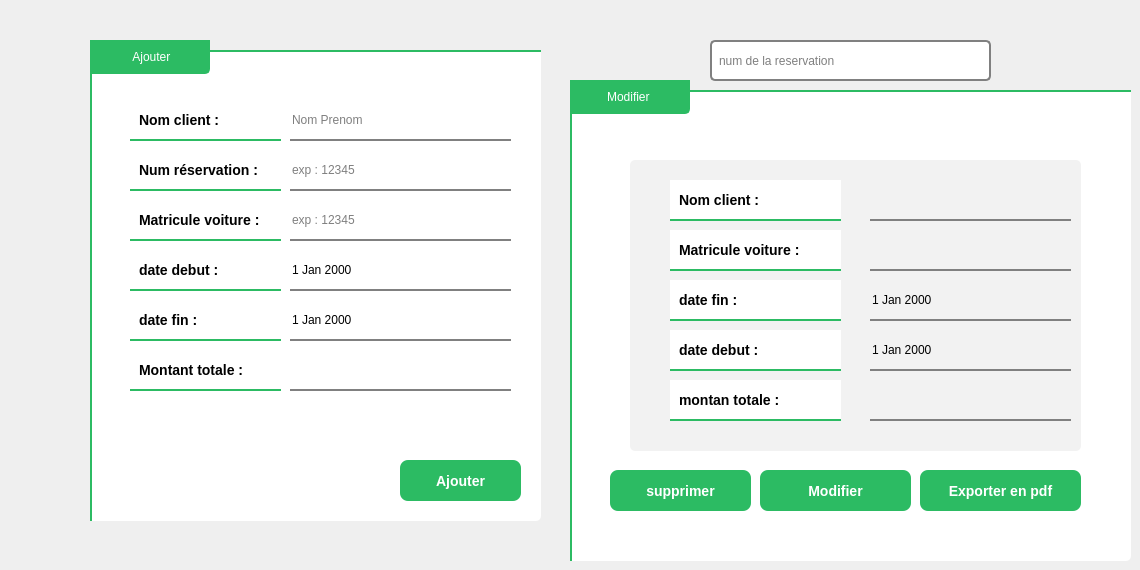
    <widget class="QWidget" name="ajouter_2">
     <attribute name="title">
      <string>Ajouter une réservation</string>
     </attribute>
     <widget class="QGroupBox" name="groupBox">
      <property name="geometry">
       <rect>
        <x>90</x>
        <y>40</y>
        <width>451</width>
        <height>481</height>
       </rect>
      </property>
      <property name="styleSheet">
       <string notr="true">QGroupBox {
  border: none;
  margin-top: 10px;
  border-left: 2px solid #2CBB63; /* Green left border */
  border-top: 2px solid #2CBB63; /* Green top border */
  border-bottom-right-radius: 5px; /* Rounded bottom-right corner */
background-color:white;
}

QGroupBox::title {
  subcontrol-origin: margin;
  subcontrol-position: top left;
  padding: 8px;
  color: white;
  font-size: 20px; /* Increased font size */
  font-weight: bold;
  min-width: 120px;
  qproperty-drawBase: 0;
  background-color: #2CBB63;
  border-bottom: 2px solid #2CBB63; /* Green bottom border */
  border-top: 2px solid #2CBB63; /* Green top border */
  border-left: 2px solid #2CBB63; /* Green left border */
  border-right: 2px solid #2CBB63; /* Green right border */
  border-bottom-right-radius: 5px; /* Rounded bottom-right corner */
}</string>
      </property>
      <property name="title">
       <string> Ajouter</string>
      </property>
      <widget class="QPushButton" name="ajouter">
       <property name="geometry">
        <rect>
         <x>310</x>
         <y>420</y>
         <width>121</width>
         <height>41</height>
        </rect>
       </property>
       <property name="styleSheet">
        <string notr="true">QPushButton {
  border: none;
  border-radius: 8px;
  padding: 10px 20px;
  background-color: #2CBB63; /* Green color */
  color: white;
  font-size: 14px;
  font-weight: bold;
  text-transform: uppercase;
  transition: background-color 0.3s ease;
}

QPushButton:hover {
  background-color: #7AE59A; /* Lighter green color on hover */
}

QPushButton:pressed {
  background-color: #A2EFB6; /* Lighter green color when pressed */
  border: 5px solid #2CBB63; /* Green contour */
}

QPushButton:focus {
  outline: none;
  box-shadow: 0 0 0 3px rgba(0, 102, 204, 0.4);
}</string>
       </property>
       <property name="text">
        <string>Ajouter</string>
       </property>
      </widget>
      <widget class="QLabel" name="matricule">
       <property name="geometry">
        <rect>
         <x>40</x>
         <y>160</y>
         <width>151</width>
         <height>41</height>
        </rect>
       </property>
       <property name="styleSheet">
        <string notr="true">QLabel {
  padding: 5px;
  border-bottom: 2px solid #2CBB63; /* Grey underline */
  background-color: white; /* White background */
  color: black; /* Black text color */
  font-weight: bold; /* Bolder text */
  font-size:14px;
}

QLabel:hover {
  border-bottom-color: #2CBB63; /* Green underline color on hover */
  color: black; /* Dark green text color on hover */
}</string>
       </property>
       <property name="text">
        <string>Matricule voiture :</string>
       </property>
      </widget>
      <widget class="QLabel" name="date_fin">
       <property name="geometry">
        <rect>
         <x>40</x>
         <y>260</y>
         <width>151</width>
         <height>41</height>
        </rect>
       </property>
       <property name="styleSheet">
        <string notr="true">QLabel {
  padding: 5px;
  border-bottom: 2px solid #2CBB63; /* Grey underline */
  background-color: white; /* White background */
  color: black; /* Black text color */
  font-weight: bold; /* Bolder text */
  font-size:14px;
}

QLabel:hover {
  border-bottom-color: #2CBB63; /* Green underline color on hover */
  color: black; /* Dark green text color on hover */
}</string>
       </property>
       <property name="text">
        <string>date fin : </string>
       </property>
      </widget>
      <widget class="QLabel" name="id_client">
       <property name="geometry">
        <rect>
         <x>40</x>
         <y>60</y>
         <width>151</width>
         <height>41</height>
        </rect>
       </property>
       <property name="styleSheet">
        <string notr="true">QLabel {
  padding: 5px;
  border-bottom: 2px solid #2CBB63; /* Grey underline */
  background-color: white; /* White background */
  color: black; /* Black text color */
  font-weight: bold; /* Bolder text */
  font-size:14px;
}

QLabel:hover {
  border-bottom-color: #2CBB63; /* Green underline color on hover */
  color: black; /* Dark green text color on hover */
}</string>
       </property>
       <property name="text">
        <string>Nom client :</string>
       </property>
      </widget>
      <widget class="QLabel" name="montant">
       <property name="geometry">
        <rect>
         <x>40</x>
         <y>310</y>
         <width>151</width>
         <height>41</height>
        </rect>
       </property>
       <property name="styleSheet">
        <string notr="true">QLabel {
  padding: 5px;
  border-bottom: 2px solid #2CBB63; /* Grey underline */
  background-color: white; /* White background */
  color: black; /* Black text color */
  font-weight: bold; /* Bolder text */
  font-size:14px;
}

QLabel:hover {
  border-bottom-color: #2CBB63; /* Green underline color on hover */
  color: black; /* Dark green text color on hover */
}</string>
       </property>
       <property name="text">
        <string>Montant totale : </string>
       </property>
      </widget>
      <widget class="QLineEdit" name="nomcl">
       <property name="geometry">
        <rect>
         <x>200</x>
         <y>60</y>
         <width>221</width>
         <height>41</height>
        </rect>
       </property>
       <property name="styleSheet">
        <string notr="true">QLabel {
  padding: 5px;
  border-bottom: 2px solid #2CBB63; /* Grey underline */
  background-color: white; /* White background */
  color: black; /* Black text color */
  font-weight: bold; /* Bolder text */
  font-size:14px;
}

QLabel:hover {
  border-bottom-color: #2CBB63; /* Green underline color on hover */
  color: black; /* Dark green text color on hover */
}QLineEdit {
  padding: 0;
  border: none; /* No border */
  background-color: transparent; /* Transparent background */
  color: black; /* Black text color */
  border-bottom: 2px solid #808080; /* Grey underline */
}

QLineEdit:hover {
  border-bottom: 3px solid #2CBB63; /* Green underline on hover */
  font-weight: bold; /* Bolder text */
  padding-bottom: 2px; /* Increase bottom padding */
}</string>
       </property>
       <property name="placeholderText">
        <string>Nom Prenom </string>
       </property>
      </widget>
      <widget class="QLabel" name="date_debut">
       <property name="geometry">
        <rect>
         <x>40</x>
         <y>210</y>
         <width>151</width>
         <height>41</height>
        </rect>
       </property>
       <property name="styleSheet">
        <string notr="true">QLabel {
  padding: 5px;
  border-bottom: 2px solid #2CBB63; /* Grey underline */
  background-color: white; /* White background */
  color: black; /* Black text color */
  font-weight: bold; /* Bolder text */
  font-size:14px;
}

QLabel:hover {
  border-bottom-color: #2CBB63; /* Green underline color on hover */
  color: black; /* Dark green text color on hover */
}</string>
       </property>
       <property name="text">
        <string>date debut : </string>
       </property>
      </widget>
      <widget class="QLineEdit" name="montant_2">
       <property name="geometry">
        <rect>
         <x>200</x>
         <y>310</y>
         <width>221</width>
         <height>41</height>
        </rect>
       </property>
       <property name="styleSheet">
        <string notr="true">QLineEdit {
  padding: 0;
  border: none; /* No border */
  background-color: transparent; /* Transparent background */
  color: black; /* Black text color */
  border-bottom: 2px solid #808080; /* Grey underline */
}

QLineEdit:hover {
  border-bottom: 3px solid #2CBB63; /* Green underline on hover */
  font-weight: bold; /* Bolder text */
  padding-bottom: 2px; /* Increase bottom padding */
}</string>
       </property>
      </widget>
      <widget class="QLabel" name="numero">
       <property name="geometry">
        <rect>
         <x>40</x>
         <y>110</y>
         <width>151</width>
         <height>41</height>
        </rect>
       </property>
       <property name="styleSheet">
        <string notr="true">QLabel {
  padding: 5px;
  border-bottom: 2px solid #2CBB63; /* Grey underline */
  background-color: white; /* White background */
  color: black; /* Black text color */
  font-weight: bold; /* Bolder text */
  font-size:14px;
}

QLabel:hover {
  border-bottom-color: #2CBB63; /* Green underline color on hover */
  color: black; /* Dark green text color on hover */
}</string>
       </property>
       <property name="text">
        <string>Num réservation :</string>
       </property>
      </widget>
      <widget class="QLineEdit" name="numres">
       <property name="geometry">
        <rect>
         <x>200</x>
         <y>110</y>
         <width>221</width>
         <height>41</height>
        </rect>
       </property>
       <property name="styleSheet">
        <string notr="true">QLineEdit {
  padding: 0;
  border: none; /* No border */
  background-color: transparent; /* Transparent background */
  color: black; /* Black text color */
  border-bottom: 2px solid #808080; /* Grey underline */
}

QLineEdit:hover {
  border-bottom: 3px solid #2CBB63; /* Green underline on hover */
  font-weight: bold; /* Bolder text */
  padding-bottom: 2px; /* Increase bottom padding */
}</string>
       </property>
       <property name="placeholderText">
        <string>exp : 12345</string>
       </property>
      </widget>
      <widget class="QLineEdit" name="numvoiture">
       <property name="geometry">
        <rect>
         <x>200</x>
         <y>160</y>
         <width>221</width>
         <height>41</height>
        </rect>
       </property>
       <property name="styleSheet">
        <string notr="true">QLineEdit {
  padding: 0;
  border: none; /* No border */
  background-color: transparent; /* Transparent background */
  color: black; /* Black text color */
  border-bottom: 2px solid #808080; /* Grey underline */
}

QLineEdit:hover {
  border-bottom: 3px solid #2CBB63; /* Green underline on hover */
  font-weight: bold; /* Bolder text */
  padding-bottom: 2px; /* Increase bottom padding */
}</string>
       </property>
       <property name="placeholderText">
        <string>exp : 12345</string>
       </property>
      </widget>
      <widget class="QDateEdit" name="dateEdit_2">
       <property name="geometry">
        <rect>
         <x>200</x>
         <y>210</y>
         <width>221</width>
         <height>41</height>
        </rect>
       </property>
       <property name="styleSheet">
        <string notr="true">QDateEdit {
  padding: 0;
  border: none; /* No border */
  background-color: transparent; /* Transparent background */
  color: black; /* Black text color */
  border-bottom: 2px solid #808080; /* Grey underline */
}

QDateEdit:hover {
  border-bottom: 4px solid #2CBB63; /* Green underline on hover */
  font-weight: bold; /* Bolder text */
  padding-bottom: 2px; /* Increase bottom padding */
}</string>
       </property>
      </widget>
      <widget class="QDateEdit" name="dateEdit_6">
       <property name="geometry">
        <rect>
         <x>200</x>
         <y>260</y>
         <width>221</width>
         <height>41</height>
        </rect>
       </property>
       <property name="styleSheet">
        <string notr="true">QDateEdit {
  padding: 0;
  border: none; /* No border */
  background-color: transparent; /* Transparent background */
  color: black; /* Black text color */
  border-bottom: 2px solid #808080; /* Grey underline */
}

QDateEdit:hover {
  border-bottom: 4px solid #2CBB63; /* Green underline on hover */
  font-weight: bold; /* Bolder text */
  padding-bottom: 2px; /* Increase bottom padding */
}</string>
       </property>
      </widget>
     </widget>
     <widget class="QGroupBox" name="groupBox_4">
      <property name="geometry">
       <rect>
        <x>570</x>
        <y>80</y>
        <width>561</width>
        <height>481</height>
       </rect>
      </property>
      <property name="styleSheet">
       <string notr="true">QGroupBox {
  border: none;
  margin-top: 10px;
  border-left: 2px solid #2CBB63; /* Green left border */
  border-top: 2px solid #2CBB63; /* Green top border */
  border-bottom-right-radius: 5px; /* Rounded bottom-right corner */
background-color:white;
}

QGroupBox::title {
  subcontrol-origin: margin;
  subcontrol-position: top left;
  padding: 8px;
  color: white;
  font-size: 20px; /* Increased font size */
  font-weight: bold;
  min-width: 120px;
  qproperty-drawBase: 0;
  background-color: #2CBB63;
  border-bottom: 2px solid #2CBB63; /* Green bottom border */
  border-top: 2px solid #2CBB63; /* Green top border */
  border-left: 2px solid #2CBB63; /* Green left border */
  border-right: 2px solid #2CBB63; /* Green right border */
  border-bottom-right-radius: 5px; /* Rounded bottom-right corner */
}</string>
      </property>
      <property name="title">
       <string>Modifier </string>
      </property>
      <widget class="QGroupBox" name="modifier_2">
       <property name="geometry">
        <rect>
         <x>60</x>
         <y>70</y>
         <width>451</width>
         <height>301</height>
        </rect>
       </property>
       <property name="styleSheet">
        <string notr="true">QGroupBox {
    border: none;
    border-radius: 5px;
    padding: 5px;
    background-color: #f2f2f2;
    color: #333333;
    font-size: 14px;
}

QGroupBox:hover, QGroupBox:focus {
    background-color: blue;
}

QGroupBox::title {
    subcontrol-origin: margin;
    subcontrol-position: top left; /* Position the title to the top-left */
    padding: 5px;
    background-color: white;
    border: none;
    border-top-left-radius: 10px; /* Rounded edge only on the top-left corner */
    border-top-right-radius: 10px; /* Rounded edge only on the top-right corner */
}

QGroupBox::title:hover, QGroupBox::title:focus {
    background-color: blue;
}</string>
       </property>
       <property name="title">
        <string/>
       </property>
       <widget class="QDateEdit" name="dateEdit_7">
        <property name="geometry">
         <rect>
          <x>240</x>
          <y>180</y>
          <width>201</width>
          <height>41</height>
         </rect>
        </property>
        <property name="styleSheet">
         <string notr="true">QDateEdit {
  padding: 0;
  border: none; /* No border */
  background-color: transparent; /* Transparent background */
  color: black; /* Black text color */
  border-bottom: 2px solid #808080; /* Grey underline */
}

QDateEdit:hover {
  border-bottom: 4px solid #2CBB63; /* Green underline on hover */
  font-weight: bold; /* Bolder text */
  padding-bottom: 2px; /* Increase bottom padding */
}</string>
        </property>
       </widget>
       <widget class="QLineEdit" name="numvoiture_3">
        <property name="geometry">
         <rect>
          <x>240</x>
          <y>80</y>
          <width>201</width>
          <height>41</height>
         </rect>
        </property>
        <property name="styleSheet">
         <string notr="true">QLineEdit {
  padding: 0;
  border: none; /* No border */
  background-color: transparent; /* Transparent background */
  color: black; /* Black text color */
  border-bottom: 2px solid #808080; /* Grey underline */
}

QLineEdit:hover {
  border-bottom: 3px solid #2CBB63; /* Green underline on hover */
  font-weight: bold; /* Bolder text */
  padding-bottom: 2px; /* Increase bottom padding */
}</string>
        </property>
       </widget>
       <widget class="QDateEdit" name="dateEdit_8">
        <property name="geometry">
         <rect>
          <x>240</x>
          <y>130</y>
          <width>201</width>
          <height>41</height>
         </rect>
        </property>
        <property name="styleSheet">
         <string notr="true">QDateEdit {
  padding: 0;
  border: none; /* No border */
  background-color: transparent; /* Transparent background */
  color: black; /* Black text color */
  border-bottom: 2px solid #808080; /* Grey underline */
}

QDateEdit:hover {
  border-bottom: 4px solid #2CBB63; /* Green underline on hover */
  font-weight: bold; /* Bolder text */
  padding-bottom: 2px; /* Increase bottom padding */
}</string>
        </property>
       </widget>
       <widget class="QLineEdit" name="montant_5">
        <property name="geometry">
         <rect>
          <x>240</x>
          <y>230</y>
          <width>201</width>
          <height>41</height>
         </rect>
        </property>
        <property name="styleSheet">
         <string notr="true">QLineEdit {
  padding: 0;
  border: none; /* No border */
  background-color: transparent; /* Transparent background */
  color: black; /* Black text color */
  border-bottom: 2px solid #808080; /* Grey underline */
}

QLineEdit:hover {
  border-bottom: 3px solid #2CBB63; /* Green underline on hover */
  font-weight: bold; /* Bolder text */
  padding-bottom: 2px; /* Increase bottom padding */
}</string>
        </property>
       </widget>
       <widget class="QLineEdit" name="nomcl_3">
        <property name="geometry">
         <rect>
          <x>240</x>
          <y>30</y>
          <width>201</width>
          <height>41</height>
         </rect>
        </property>
        <property name="styleSheet">
         <string notr="true">QLineEdit {
  padding: 0;
  border: none; /* No border */
  background-color: transparent; /* Transparent background */
  color: black; /* Black text color */
  border-bottom: 2px solid #808080; /* Grey underline */
}

QLineEdit:hover {
  border-bottom: 3px solid #2CBB63; /* Green underline on hover */
  font-weight: bold; /* Bolder text */
  padding-bottom: 2px; /* Increase bottom padding */
}</string>
        </property>
       </widget>
       <widget class="QLabel" name="id_client_4">
        <property name="geometry">
         <rect>
          <x>40</x>
          <y>30</y>
          <width>171</width>
          <height>41</height>
         </rect>
        </property>
        <property name="styleSheet">
         <string notr="true">QLabel {
  padding: 5px;
  border-bottom: 2px solid #2CBB63; /* Grey underline */
  background-color: white; /* White background */
  color: black; /* Black text color */
  font-weight: bold; /* Bolder text */
  font-size:14px;
}

QLabel:hover {
  border-bottom-color: #2CBB63; /* Green underline color on hover */
  color: black; /* Dark green text color on hover */
}</string>
        </property>
        <property name="text">
         <string>Nom client :</string>
        </property>
       </widget>
       <widget class="QLabel" name="matricule_3">
        <property name="geometry">
         <rect>
          <x>40</x>
          <y>80</y>
          <width>171</width>
          <height>41</height>
         </rect>
        </property>
        <property name="styleSheet">
         <string notr="true">QLabel {
  padding: 5px;
  border-bottom: 2px solid #2CBB63; /* Grey underline */
  background-color: white; /* White background */
  color: black; /* Black text color */
  font-weight: bold; /* Bolder text */
  font-size:14px;
}

QLabel:hover {
  border-bottom-color: #2CBB63; /* Green underline color on hover */
  color: black; /* Dark green text color on hover */
}</string>
        </property>
        <property name="text">
         <string>Matricule voiture :</string>
        </property>
       </widget>
       <widget class="QLabel" name="date_debut_3">
        <property name="geometry">
         <rect>
          <x>40</x>
          <y>180</y>
          <width>171</width>
          <height>41</height>
         </rect>
        </property>
        <property name="styleSheet">
         <string notr="true">QLabel {
  padding: 5px;
  border-bottom: 2px solid #2CBB63; /* Grey underline */
  background-color: white; /* White background */
  color: black; /* Black text color */
  font-weight: bold; /* Bolder text */
  font-size:14px;
}

QLabel:hover {
  border-bottom-color: #2CBB63; /* Green underline color on hover */
  color: black; /* Dark green text color on hover */
}</string>
        </property>
        <property name="text">
         <string>date debut : </string>
        </property>
       </widget>
       <widget class="QLabel" name="date_fin_3">
        <property name="geometry">
         <rect>
          <x>40</x>
          <y>130</y>
          <width>171</width>
          <height>41</height>
         </rect>
        </property>
        <property name="styleSheet">
         <string notr="true">QLabel {
  padding: 5px;
  border-bottom: 2px solid #2CBB63; /* Grey underline */
  background-color: white; /* White background */
  color: black; /* Black text color */
  font-weight: bold; /* Bolder text */
  font-size:14px;
}

QLabel:hover {
  border-bottom-color: #2CBB63; /* Green underline color on hover */
  color: black; /* Dark green text color on hover */
}</string>
        </property>
        <property name="text">
         <string>date fin : </string>
        </property>
       </widget>
       <widget class="QLabel" name="montant_6">
        <property name="geometry">
         <rect>
          <x>40</x>
          <y>230</y>
          <width>171</width>
          <height>41</height>
         </rect>
        </property>
        <property name="styleSheet">
         <string notr="true">QLabel {
  padding: 5px;
  border-bottom: 2px solid #2CBB63; /* Grey underline */
  background-color: white; /* White background */
  color: black; /* Black text color */
  font-weight: bold; /* Bolder text */
  font-size:14px;
}

QLabel:hover {
  border-bottom-color: #2CBB63; /* Green underline color on hover */
  color: black; /* Dark green text color on hover */
}</string>
        </property>
        <property name="text">
         <string>montan totale : </string>
        </property>
       </widget>
      </widget>
      <widget class="QPushButton" name="GENERER_PDF_2">
       <property name="geometry">
        <rect>
         <x>350</x>
         <y>390</y>
         <width>161</width>
         <height>41</height>
        </rect>
       </property>
       <property name="styleSheet">
        <string notr="true">QPushButton {
  border: none;
  border-radius: 8px;
  padding: 10px 20px;
  background-color: #2CBB63; /* Green color */
  color: white;
  font-size: 14px;
  font-weight: bold;
  text-transform: uppercase;
  transition: background-color 0.3s ease;
}

QPushButton:hover {
  background-color: #7AE59A; /* Lighter green color on hover */
}

QPushButton:pressed {
  background-color: #A2EFB6; /* Lighter green color when pressed */
  border: 5px solid #2CBB63; /* Green contour */
}

QPushButton:focus {
  outline: none;
  box-shadow: 0 0 0 3px rgba(0, 102, 204, 0.4);
}</string>
       </property>
       <property name="text">
        <string>Exporter en pdf</string>
       </property>
      </widget>
      <widget class="QPushButton" name="ajouter_4">
       <property name="geometry">
        <rect>
         <x>190</x>
         <y>390</y>
         <width>151</width>
         <height>41</height>
        </rect>
       </property>
       <property name="palette">
        <palette>
         <active>
          <colorrole role="WindowText">
           <brush brushstyle="SolidPattern">
            <color alpha="255">
             <red>255</red>
             <green>255</green>
             <blue>255</blue>
            </color>
           </brush>
          </colorrole>
          <colorrole role="Button">
           <brush brushstyle="SolidPattern">
            <color alpha="255">
             <red>44</red>
             <green>187</green>
             <blue>99</blue>
            </color>
           </brush>
          </colorrole>
          <colorrole role="Text">
           <brush brushstyle="SolidPattern">
            <color alpha="255">
             <red>255</red>
             <green>255</green>
             <blue>255</blue>
            </color>
           </brush>
          </colorrole>
          <colorrole role="ButtonText">
           <brush brushstyle="SolidPattern">
            <color alpha="255">
             <red>255</red>
             <green>255</green>
             <blue>255</blue>
            </color>
           </brush>
          </colorrole>
          <colorrole role="Base">
           <brush brushstyle="SolidPattern">
            <color alpha="255">
             <red>44</red>
             <green>187</green>
             <blue>99</blue>
            </color>
           </brush>
          </colorrole>
          <colorrole role="Window">
           <brush brushstyle="SolidPattern">
            <color alpha="255">
             <red>44</red>
             <green>187</green>
             <blue>99</blue>
            </color>
           </brush>
          </colorrole>
          <colorrole role="PlaceholderText">
           <brush brushstyle="NoBrush">
            <color alpha="128">
             <red>255</red>
             <green>255</green>
             <blue>255</blue>
            </color>
           </brush>
          </colorrole>
         </active>
         <inactive>
          <colorrole role="WindowText">
           <brush brushstyle="SolidPattern">
            <color alpha="255">
             <red>255</red>
             <green>255</green>
             <blue>255</blue>
            </color>
           </brush>
          </colorrole>
          <colorrole role="Button">
           <brush brushstyle="SolidPattern">
            <color alpha="255">
             <red>44</red>
             <green>187</green>
             <blue>99</blue>
            </color>
           </brush>
          </colorrole>
          <colorrole role="Text">
           <brush brushstyle="SolidPattern">
            <color alpha="255">
             <red>255</red>
             <green>255</green>
             <blue>255</blue>
            </color>
           </brush>
          </colorrole>
          <colorrole role="ButtonText">
           <brush brushstyle="SolidPattern">
            <color alpha="255">
             <red>255</red>
             <green>255</green>
             <blue>255</blue>
            </color>
           </brush>
          </colorrole>
          <colorrole role="Base">
           <brush brushstyle="SolidPattern">
            <color alpha="255">
             <red>44</red>
             <green>187</green>
             <blue>99</blue>
            </color>
           </brush>
          </colorrole>
          <colorrole role="Window">
           <brush brushstyle="SolidPattern">
            <color alpha="255">
             <red>44</red>
             <green>187</green>
             <blue>99</blue>
            </color>
           </brush>
          </colorrole>
          <colorrole role="PlaceholderText">
           <brush brushstyle="NoBrush">
            <color alpha="128">
             <red>255</red>
             <green>255</green>
             <blue>255</blue>
            </color>
           </brush>
          </colorrole>
         </inactive>
         <disabled>
          <colorrole role="WindowText">
           <brush brushstyle="SolidPattern">
            <color alpha="255">
             <red>255</red>
             <green>255</green>
             <blue>255</blue>
            </color>
           </brush>
          </colorrole>
          <colorrole role="Button">
           <brush brushstyle="SolidPattern">
            <color alpha="255">
             <red>44</red>
             <green>187</green>
             <blue>99</blue>
            </color>
           </brush>
          </colorrole>
          <colorrole role="Text">
           <brush brushstyle="SolidPattern">
            <color alpha="255">
             <red>255</red>
             <green>255</green>
             <blue>255</blue>
            </color>
           </brush>
          </colorrole>
          <colorrole role="ButtonText">
           <brush brushstyle="SolidPattern">
            <color alpha="255">
             <red>255</red>
             <green>255</green>
             <blue>255</blue>
            </color>
           </brush>
          </colorrole>
          <colorrole role="Base">
           <brush brushstyle="SolidPattern">
            <color alpha="255">
             <red>44</red>
             <green>187</green>
             <blue>99</blue>
            </color>
           </brush>
          </colorrole>
          <colorrole role="Window">
           <brush brushstyle="SolidPattern">
            <color alpha="255">
             <red>44</red>
             <green>187</green>
             <blue>99</blue>
            </color>
           </brush>
          </colorrole>
          <colorrole role="PlaceholderText">
           <brush brushstyle="NoBrush">
            <color alpha="128">
             <red>255</red>
             <green>255</green>
             <blue>255</blue>
            </color>
           </brush>
          </colorrole>
         </disabled>
        </palette>
       </property>
       <property name="cursor">
        <cursorShape>OpenHandCursor</cursorShape>
       </property>
       <property name="mouseTracking">
        <bool>true</bool>
       </property>
       <property name="styleSheet">
        <string notr="true">QPushButton {
  border: none;
  border-radius: 8px;
  padding: 10px 20px;
  background-color: #2CBB63; /* Green color */
  color: white;
  font-size: 14px;
  font-weight: bold;
  text-transform: uppercase;
  transition: background-color 0.3s ease;
}

QPushButton:hover {
  background-color: #7AE59A; /* Lighter green color on hover */
}

QPushButton:pressed {
  background-color: #A2EFB6; /* Lighter green color when pressed */
  border: 5px solid #2CBB63; /* Green contour */
}

QPushButton:focus {
  outline: none;
  box-shadow: 0 0 0 3px rgba(0, 102, 204, 0.4);
}</string>
       </property>
       <property name="text">
        <string>Modifier</string>
       </property>
      </widget>
      <widget class="QPushButton" name="pushButton_6">
       <property name="geometry">
        <rect>
         <x>40</x>
         <y>390</y>
         <width>141</width>
         <height>41</height>
        </rect>
       </property>
       <property name="styleSheet">
        <string notr="true">QPushButton {
  border: none;
  border-radius: 8px;
  padding: 10px 20px;
  background-color: #2CBB63; /* Green color */
  color: white;
  font-size: 14px;
  font-weight: bold;
  text-transform: uppercase;
  transition: background-color 0.3s ease;
}

QPushButton:hover {
  background-color: #7AE59A; /* Lighter green color on hover */
}

QPushButton:pressed {
  background-color: #A2EFB6; /* Lighter green color when pressed */
  border: 5px solid #2CBB63; /* Green contour */
}

QPushButton:focus {
  outline: none;
  box-shadow: 0 0 0 3px rgba(0, 102, 204, 0.4);
}</string>
       </property>
       <property name="text">
        <string>supprimer</string>
       </property>
      </widget>
     </widget>
     <widget class="QLineEdit" name="numres_3">
      <property name="geometry">
       <rect>
        <x>710</x>
        <y>40</y>
        <width>281</width>
        <height>41</height>
       </rect>
      </property>
      <property name="autoFillBackground">
       <bool>false</bool>
      </property>
      <property name="styleSheet">
       <string notr="true">QLineEdit {
  padding: 5px;
  border: 2px solid #808080; /* Grey border */
  border-radius: 5px; /* Rounded corners */
  background-color: white; /* White background */
  color: black; /* Black text color */
}

QLineEdit:hover {
  border-color: #2CBB63; /* Green border color on hover */
}

QLineEdit:focus {
  border-color: #2CBB63; /* Green border color on focus */
  outline: none; /* Remove focus outline */
}</string>
      </property>
      <property name="placeholderText">
       <string>num de la reservation </string>
      </property>
     </widget>
    </widget>
